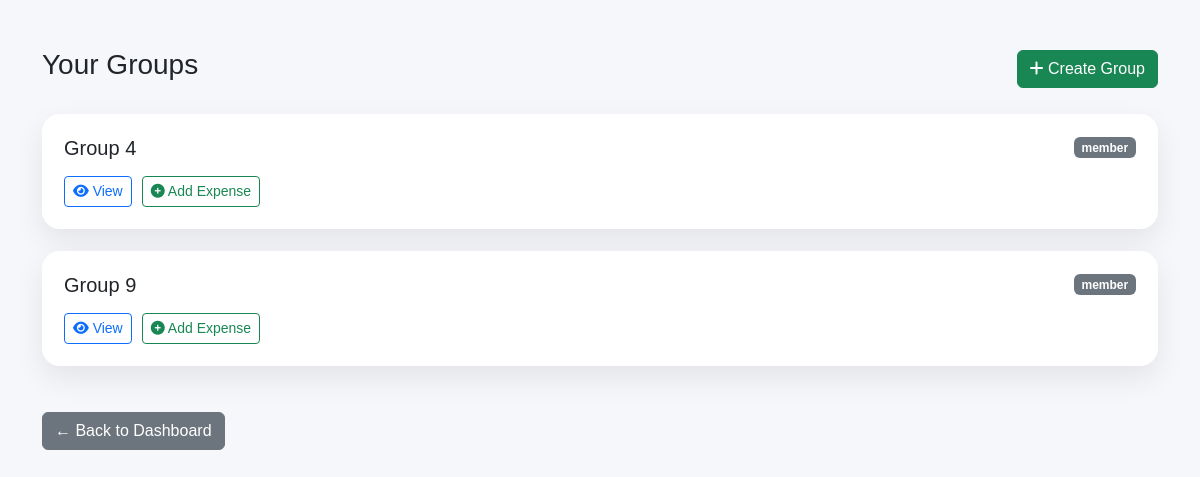
The page /groups (signed in) on the database its author committed.
### tables this page shows
CREATE TABLE group_members (
    id INTEGER PRIMARY KEY AUTOINCREMENT,
    group_id INTEGER NOT NULL,
    user_id INTEGER NOT NULL,
    role TEXT,
    joined_at TEXT
);

CREATE TABLE groups (
    id INTEGER PRIMARY KEY AUTOINCREMENT,
    name TEXT NOT NULL,
    created_by INTEGER NOT NULL,
    created_at TEXT
);

### app.py (the view)
@app.route("/groups")
@login_required
def groups():
    con = get_db()
    cur = con.cursor()
    cur.execute("""
        SELECT g.id, g.name, gm.role
        FROM groups g
        JOIN group_members gm ON g.id = gm.group_id
        WHERE gm.user_id = ?
    """, (session["user_id"],))
    rows = cur.fetchall()
    con.close()
    groups = []
    for r in rows:
        groups.append({
            "id": r[0],
            "name": r[1],
            "role": r[2]
        })
    return render_template("groups.html", groups=groups)

### app.py (called while the page is built)
def get_db():
    con = sqlite3.connect(DB_NAME, timeout=10, check_same_thread=False)
    con.row_factory = sqlite3.Row
    con.execute("PRAGMA foreign_keys = ON")
    con.execute("PRAGMA journal_mode=WAL")
    return con

def login_required(f):
    @wraps(f)
    def wrapper(*args, **kwargs):
        if "user_id" not in session:
            return redirect(url_for("login"))
        return f(*args, **kwargs)
    return wrapper

def get_unread_notification_count(user_id):
    con = get_db()
    cur = con.cursor()
    cur.execute("""
        SELECT COUNT(*) FROM notifications
        WHERE user_id = ? AND is_read = 0
    """, (user_id,))
    count = cur.fetchone()[0]
    con.close()
    return count

@app.context_processor
def inject_notification_count():
    if "user_id" in session:
        return {
            "unread_notifications": get_unread_notification_count(session["user_id"])
        }
    return {"unread_notifications": 0}

### templates/groups.html (shortened to what this page needs)
<!DOCTYPE html>
<html lang="en">
<head>
<link href="https://cdn.jsdelivr.net/npm/bootstrap@5.3.2/dist/css/bootstrap.min.css" rel="stylesheet">
<link href="https://cdnjs.cloudflare.com/ajax/libs/font-awesome/6.5.0/css/all.min.css" rel="stylesheet">
</head>
<body>
<div class="container mt-5">
    <div class="d-flex justify-content-between align-items-center mb-4">
        <h3>Your Groups</h3>
        <a href="/groups/create" class="btn btn-success">
            <i class="fas fa-plus"></i> Create Group
        </a>
    </div>
    {% if groups %}
        {% for g in groups %}
        <div class="group-card">
            <div class="group-header">
                <h5 class="mb-0">{{ g.name }}</h5>
                <span class="badge
                    {% if g.role == 'admin' %}bg-info{% else %}bg-secondary{% endif %}">
                    {{ g.role }}
                </span>
            </div>
            <div class="actions">
                <a href="/groups/{{ g.id }}" class="btn btn-outline-primary btn-sm">
                    <i class="fas fa-eye"></i> View
                </a>
                <a href="/groups/{{ g.id }}/add-expense" class="btn btn-outline-success btn-sm">
                    <i class="fas fa-plus-circle"></i> Add Expense
                </a>
            </div>
        </div>
        {% endfor %}
    {% else %}
        <div class="alert alert-warning">
            You are not part of any group yet.
        </div>
    {% endif %}
    <a href="/" class="btn btn-secondary mt-4">
        ← Back to Dashboard
    </a>
</div>
</body>
</html>

### templates/groups.html (style rules this page uses)
body { background: #f5f7fa; font-family: 'Poppins', sans-serif; }
.group-card { background: white; border-radius: 18px; padding: 22px; box-shadow: 0 12px 30px rgba(0,0,0,0.08); margin-bottom: 22px; }
.group-header { display: flex; justify-content: space-between; align-items: center; }
.actions { margin-top: 16px; display: flex; gap: 10px; flex-wrap: wrap; }

### rows shown on the page
group_members: name "Group 4", role "member"
group_members: name "Group 9", role "member"
